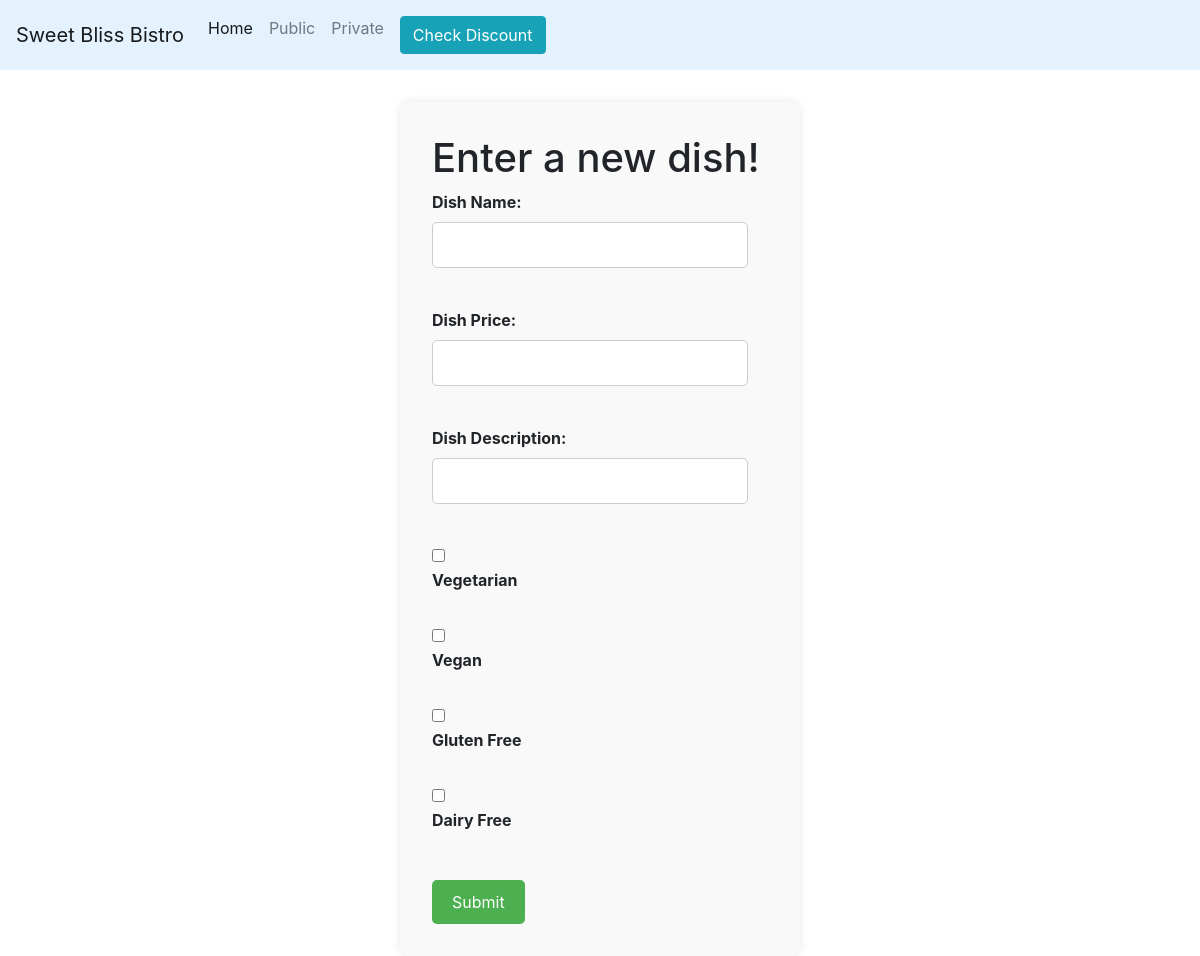
The app's page /private.php with its own data.
### tables this page shows
create table attribute(
    id int not null,
    attribute_type varchar(50),
    primary key (id)
);

### private.php (the view, shortened to what this page needs)
<!DOCTYPE html>
<html lang="en">
<head>
    <link rel="stylesheet" href="https://cdn.jsdelivr.net/npm/bootstrap@4.0.0/dist/css/bootstrap.min.css"
>
    <link rel="stylesheet" href="css/styles.css">
</head>
<body>
    <?php
    include('includes/navbar.php');
    ?>
    <div class="form-container">
        <h1 class="enter-dish">Enter a new dish!</h1>
        <form id="dish-form" action="thankyou.php" method="post">
            <label for="dish-name">Dish Name:</label>
            <input type="text" id="dish-name" name="dish-name" pattern="^[A-Za-z\s]+$"
                title="You may only enter letters and spaces." required><br><br>
            <label for="dish-price">Dish Price:</label>
            <input type="text" id="dish-price" name="dish-price" pattern="^\d+(\.\d{1,2})?$"
                title="You must enter a number, with max 2 decimal places." required><br><br>
            <label for="dish-desc">Dish Description:</label>
            <input type="text" id="dish-desc" name="dish-desc" pattern="^[A-Za-z\s]+$"
                title="You may only enter letters and spaces." required><br><br>
            <div class="checkbox">
                <?php
                $con = mysqli_connect("db.luddy.indiana.edu","i494f23_klhribal","my+sql=i494f23_klhribal", "i494f23_klhribal");
                $query = 'SELECT id, attribute_type FROM attribute;';
                $result = mysqli_query($con, $query);
                while($row = mysqli_fetch_assoc($result)){
                    echo '<input type="checkbox" id="' . $row['attribute_type'] . '" name="attribute[]" value ="'. $row['id'] . '" >';
                    echo '<label for="' . $row['attribute_type'] . '">' . $row['attribute_type'] . '</label><br>';
                }
                ?>
            </div>
            <input type="submit" value="Submit">
        </form>
    </div>
</body>
</html>

### css/styles.css (style rules this page uses)
* { margin: 0; padding: 0; }
body, html { margin: 0; height: 100%; }
.form-container { max-width: 400px; margin: 0 auto; padding: 2em; background-color: #f9f9f9; border-radius: 10px; box-shadow: 0 0 10px rgba(0, 0, 0, 0.1); }
.form-container label { font-weight: bold; margin-bottom: 0.5em; display: block; }
.form-container input[type="text"] { width: calc(100% - 20px); padding: 10px; margin-bottom: 1em; border: 1px solid #ccc; border-radius: 5px; box-sizing: border-box; }
.form-container .checkbox { margin-bottom: 1em; }
.form-container .checkbox input[type="checkbox"] { margin-right: 5px; }
.form-container input[type="submit"] { background-color: #4CAF50; color: white; border: none; padding: 10px 20px; border-radius: 5px; cursor: pointer; transition: background-color 0.3s ease; }

### records on screen
attribute: attribute_type "Vegetarian"
attribute: attribute_type "Vegan"
attribute: attribute_type "Gluten Free"
attribute: attribute_type "Dairy Free"
